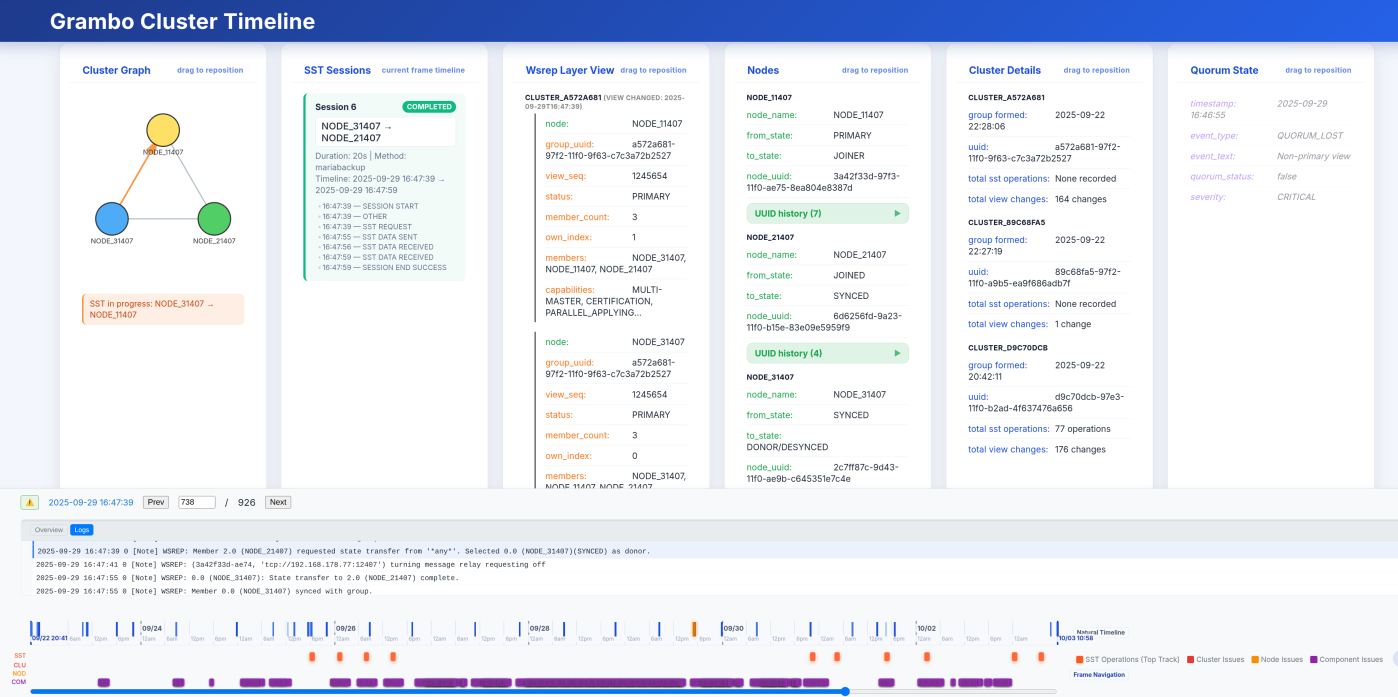
#> input picture Grambo_v3-alpha-001.png, 4194 x 2090 px (shown at 1/3 size)
$ python annotate_screenshot.py
#> lines starting #> are read from the running program, lines starting #| are printed output that depends on the picture
#!/usr/bin/env python3
"""Create an annotated version of the Grambo dashboard screenshot"""

from PIL import Image, ImageDraw, ImageFont
import os

# Load the original screenshot
img_path = "Grambo_v3-alpha-001.png"
img = Image.open(img_path)
#> img is the input picture: PIL image 4194x2090 RGBA; mean R, G, B, A 230.4, 234.6, 243.5, 255
width, height = img.size
#> width = 4194; height = 2090

print(f"Image dimensions: {width}x{height}")
#| Image dimensions: 4194x2090

# Create a drawing context
draw = ImageDraw.Draw(img)

# Try to load a nice font, fallback to default
try:
    # Try different font sizes
    title_font = ImageFont.truetype("/usr/share/fonts/dejavu/DejaVuSans-Bold.ttf", 28)
    label_font = ImageFont.truetype("/usr/share/fonts/dejavu/DejaVuSans-Bold.ttf", 22)
    desc_font = ImageFont.truetype("/usr/share/fonts/dejavu/DejaVuSans.ttf", 18)
except:
    try:
        title_font = ImageFont.truetype("/usr/share/fonts/truetype/dejavu/DejaVuSans-Bold.ttf", 28)
        label_font = ImageFont.truetype("/usr/share/fonts/truetype/dejavu/DejaVuSans-Bold.ttf", 22)
        desc_font = ImageFont.truetype("/usr/share/fonts/truetype/dejavu/DejaVuSans.ttf", 18)
    except:
        title_font = label_font = desc_font = ImageFont.load_default()

# Define colors
highlight_color = (255, 200, 0, 200)  # Orange/yellow with transparency
box_color = (255, 255, 255, 230)  # White with slight transparency
text_color = (0, 0, 0)  # Black text
accent_color = (255, 87, 34)  # Orange accent
line_color = (255, 200, 0, 255)  # Bright yellow for lines

# Define annotation areas (approximate based on typical grav layout)
# Format: (x, y, width, height, number, title, description)
annotations = [
    # Timeline area at top
    (50, 50, width-100, 100, "1", "Dual Timeline Navigation",
     "Frame-by-frame navigation + Natural timestamp-based timeline with SST markers"),

    # Left side - main content area
    (50, 200, width//2-100, 250, "2", "Current SST Session Details",
     "Active SST operation: joiner/donor nodes, method, status, timestamps"),

    # Node states section
    (50, 500, width//2-100, 200, "3", "Node States & Views",
     "Real-time cluster topology: node roles, states (SYNCED/JOINER/DONOR)"),

    # Right side - raw logs
    (width//2+50, 200, width//2-100, height-250, "4", "Inline Raw Error Log",
     "Contextual log lines around current frame timestamp with highlighting"),

    # Quorum/cluster info (if visible)
    (50, 750, width//2-100, 150, "5", "Cluster & Quorum State",
     "Cluster configuration, quorum status, primary component indicator"),
]

# Draw numbered callouts with lines
for idx, (x, y, w, h, num, title, desc) in enumerate(annotations):
    # Draw a semi-transparent highlight box
    draw.rectangle([x, y, x+w, y+h], outline=highlight_color, width=4)

    # Draw number circle
    circle_x = x - 30
    circle_y = y + h//2 - 20
    circle_radius = 25

    # Circle background
    draw.ellipse([circle_x-circle_radius, circle_y-circle_radius,
                  circle_x+circle_radius, circle_y+circle_radius],
                 fill=accent_color, outline=(255, 255, 255), width=3)

    # Number text
    num_bbox = draw.textbbox((0, 0), num, font=label_font)
    num_width = num_bbox[2] - num_bbox[0]
    num_height = num_bbox[3] - num_bbox[1]
    draw.text((circle_x - num_width//2, circle_y - num_height//2),
              num, fill=(255, 255, 255), font=label_font)

    # Draw connecting line from circle to box
    draw.line([circle_x + circle_radius, circle_y, x, y + h//2],
              fill=line_color, width=3)

# Add title at the top
title_text = "Grambo v3-alpha Dashboard Overview"
title_bbox = draw.textbbox((0, 0), title_text, font=title_font)
#> title_bbox = (0, 5, 545, 32)
title_width = title_bbox[2] - title_bbox[0]
#> title_width = 545

# Title background
title_x = (width - title_width) // 2 - 20
#> title_x = 1804
title_y = 5
draw.rectangle([title_x, title_y, title_x + title_width + 40, title_y + 45],
               fill=box_color)
draw.text((title_x + 20, title_y + 8), title_text, fill=text_color, font=title_font)

# Add legend at bottom
legend_y = height - 180
#> legend_y = 1910
legend_items = [
    ("1", "Dual Timeline: Frame navigation + Natural timestamp timeline with SST markers"),
    ("2", "SST Session: Current state transfer operation details (joiner ← donor)"),
    ("3", "Node States: Cluster topology with node roles and states (SYNCED/JOINER/DONOR)"),
    ("4", "Raw Logs: Inline error log with contextual lines around current timestamp"),
    ("5", "Cluster Info: Quorum state, cluster configuration, primary component status"),
]

# Legend background
draw.rectangle([30, legend_y - 10, width - 30, height - 20],
               fill=box_color, outline=accent_color, width=2)

y_offset = legend_y
#> y_offset = 1910
for num, text in legend_items:
    # Number circle (small)
    circle_x = 50
    circle_y = y_offset + 8
    circle_r = 12
    draw.ellipse([circle_x-circle_r, circle_y-circle_r,
                  circle_x+circle_r, circle_y+circle_r],
                 fill=accent_color, outline=(255, 255, 255), width=2)

    num_bbox = draw.textbbox((0, 0), num, font=desc_font)
    num_width = num_bbox[2] - num_bbox[0]
    num_height = num_bbox[3] - num_bbox[1]
    draw.text((circle_x - num_width//2, circle_y - num_height//2),
              num, fill=(255, 255, 255), font=desc_font)

    # Text
    draw.text((75, y_offset), text, fill=text_color, font=desc_font)
    y_offset += 30
#> after the loop, y_offset = 2060

# Save the annotated version
output_path = "Grambo_v3-alpha-001_annotated.png"
img.save(output_path, quality=95)
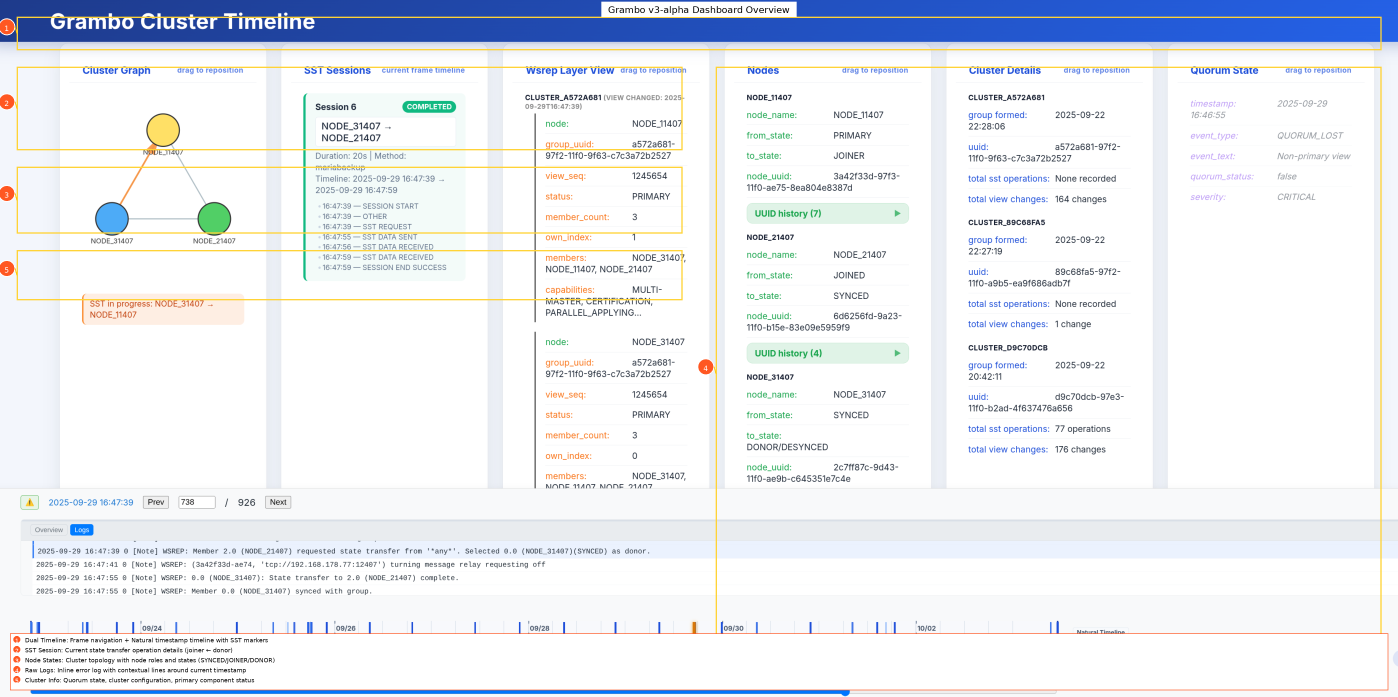
#> saved as Grambo_v3-alpha-001_annotated.png: PIL image 4194x2090 RGBA (shown at 1/3 size); mean R, G, B, A 233, 236.1, 241, 252.3; transparent parts drawn white
print(f"Annotated screenshot saved to: {output_path}")
print(f"File size: {os.path.getsize(output_path) / 1024:.1f} KB")

$ run again, with grav_002.png copied over Grambo_v3-alpha-001.png
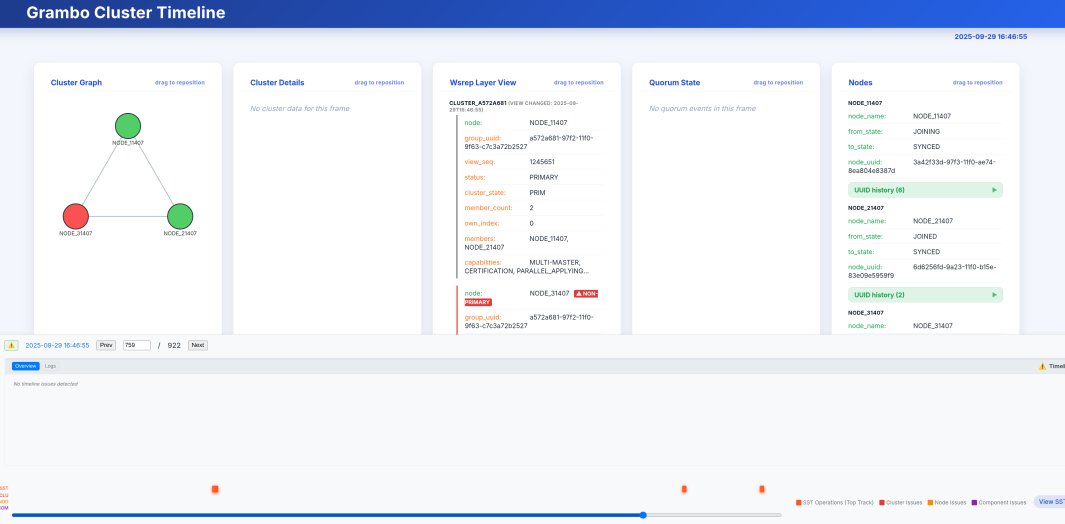
#> input picture grav_002.png, 4258 x 2096 px (shown at 1/4 size)
#> img is the input picture: PIL image 4258x2096 RGBA; mean R, G, B, A 234.6, 238.5, 245.8, 255
#| Image dimensions: 4258x2096
#> title_bbox = (0, 5, 545, 32)
#> title_width = 545
#> title_x = 1836
#> after the loop `for num, text in legend_items:`: y_offset = 2066
#> `img.save(output_path, quality=95)`:
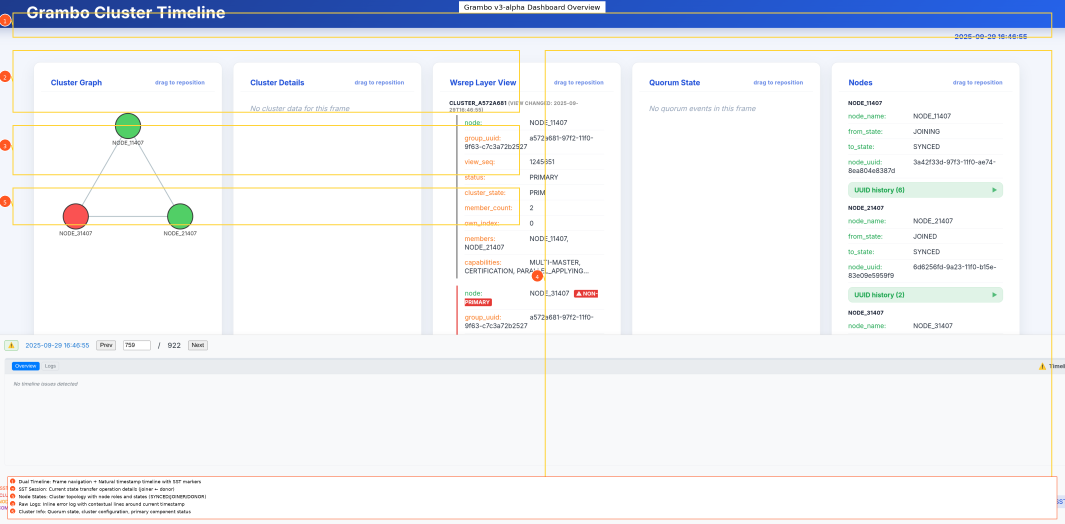
#> saved as Grambo_v3-alpha-001_annotated.png: PIL image 4258x2096 RGBA (shown at 1/4 size); mean R, G, B, A 237, 239.1, 242.7, 252.3; transparent parts drawn white

$ run again, with view_grav.png copied over Grambo_v3-alpha-001.png
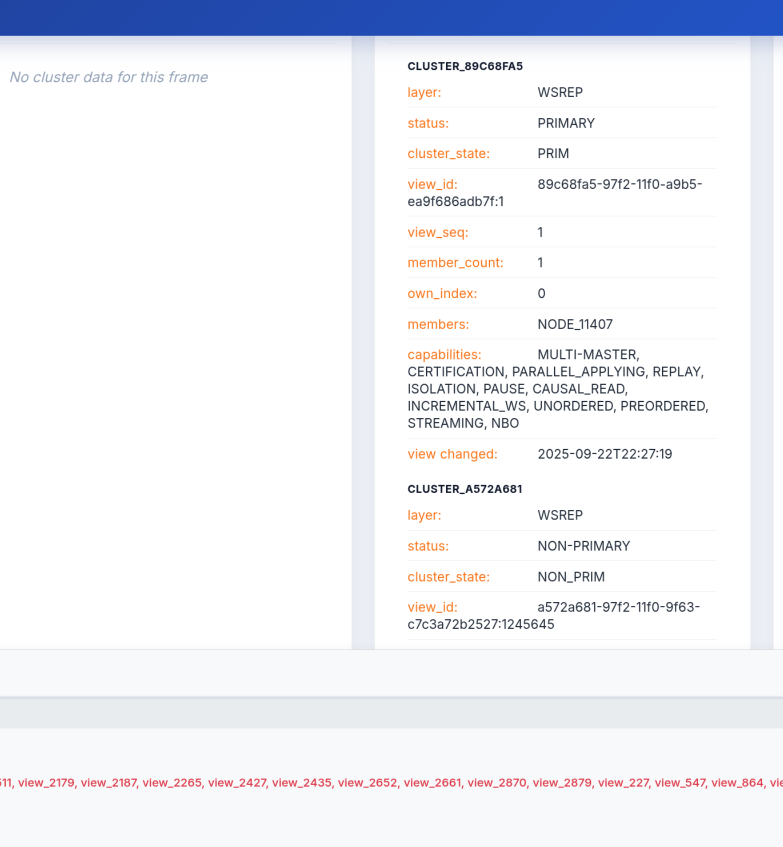
#> input picture view_grav.png, 1566 x 1694 px (shown at 1/2 size)
#> img is the input picture: PIL image 1566x1694 RGBA; mean R, G, B, A 239.1, 240.6, 245.7, 255
#| Image dimensions: 1566x1694
#> title_bbox = (0, 5, 545, 32)
#> title_width = 545
#> title_x = 490
#> after the loop `for num, text in legend_items:`: y_offset = 1664
#> `img.save(output_path, quality=95)`:
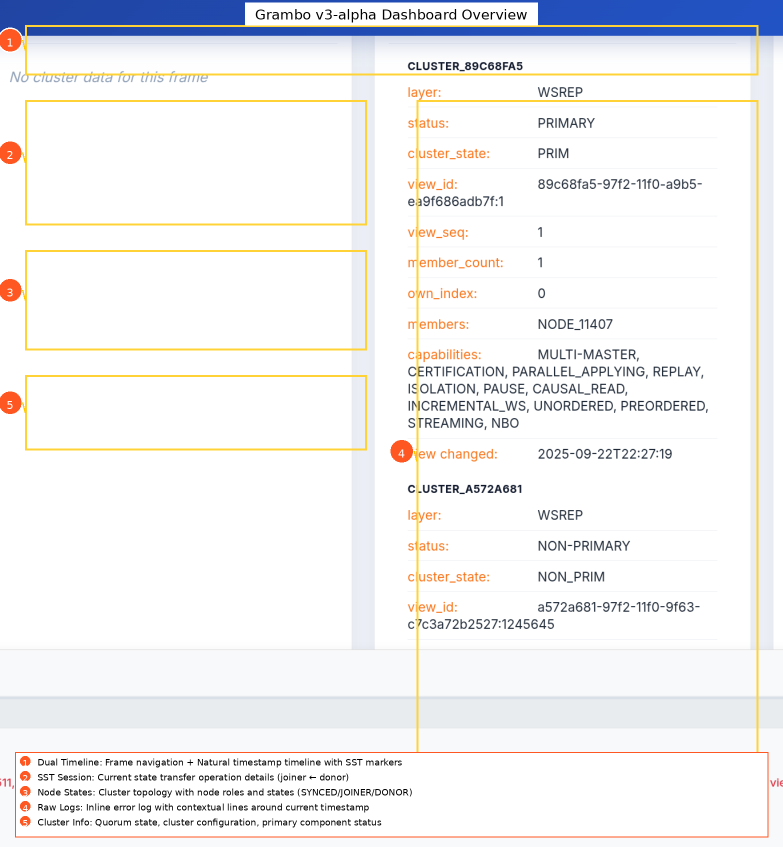
#> saved as Grambo_v3-alpha-001_annotated.png: PIL image 1566x1694 RGBA (shown at 1/2 size); mean R, G, B, A 241.2, 240.6, 240.4, 251.6; transparent parts drawn white

$ run again, with webui001.png copied over Grambo_v3-alpha-001.png
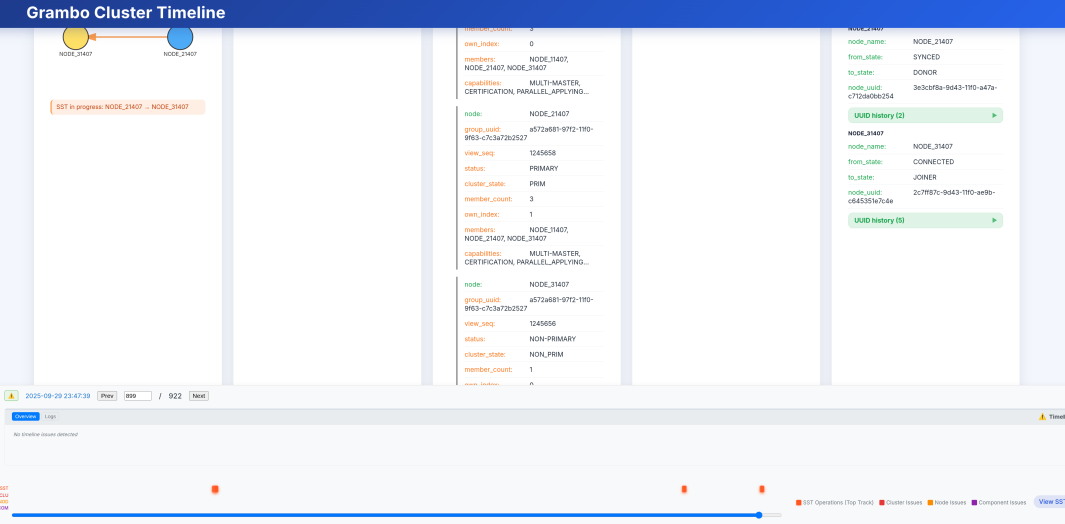
#> input picture webui001.png, 4258 x 2096 px (shown at 1/4 size)
#> img is the input picture: PIL image 4258x2096 RGBA; mean R, G, B, A 236.1, 239.7, 246.6, 255
#| Image dimensions: 4258x2096
#> title_bbox = (0, 5, 545, 32)
#> title_width = 545
#> title_x = 1836
#> after the loop `for num, text in legend_items:`: y_offset = 2066
#> `img.save(output_path, quality=95)`:
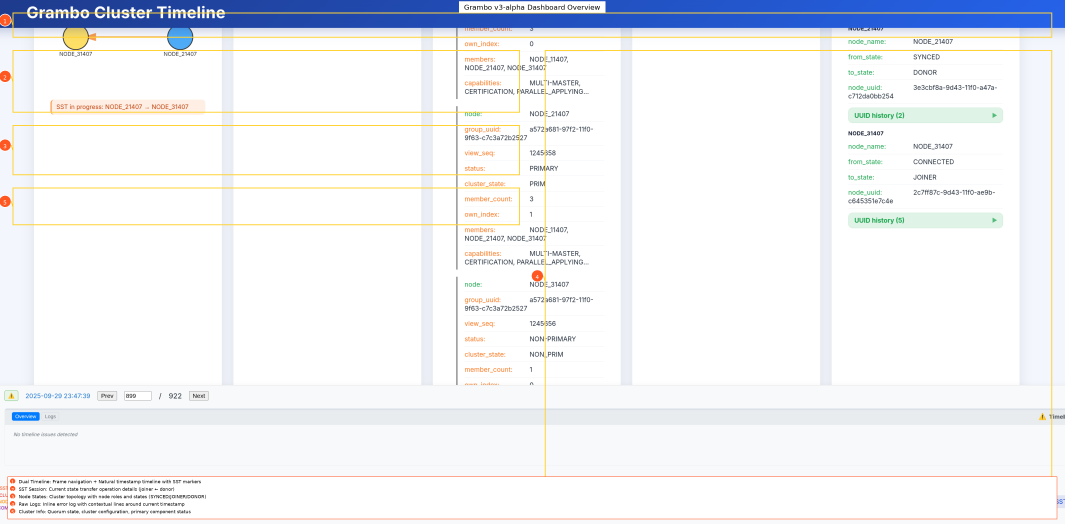
#> saved as Grambo_v3-alpha-001_annotated.png: PIL image 4258x2096 RGBA (shown at 1/4 size); mean R, G, B, A 238.6, 240.3, 243.4, 252.3; transparent parts drawn white
